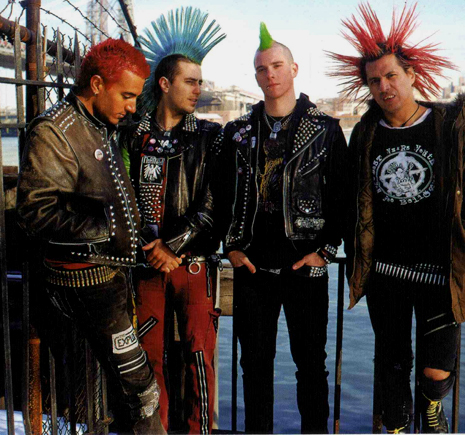
#> input picture project_6/rock.jpg, 465 x 435 px, found by its file name
$ python implementasi.py
#> lines starting #> are read from the running program, lines starting #| are printed output that depends on the picture
import cv2
import numpy as np
from sklearn import svm
from sklearn.model_selection import train_test_split
from sklearn.metrics import accuracy_score
from skimage.feature import hog
from skimage import data, exposure

# Contoh membaca citra dan ekstraksi fitur HOG
image = cv2.imread("c:/Users/Thinkpad/Documents/TUGAS/pengolahan citra digital/project_6/rock.jpg", cv2.IMREAD_GRAYSCALE)
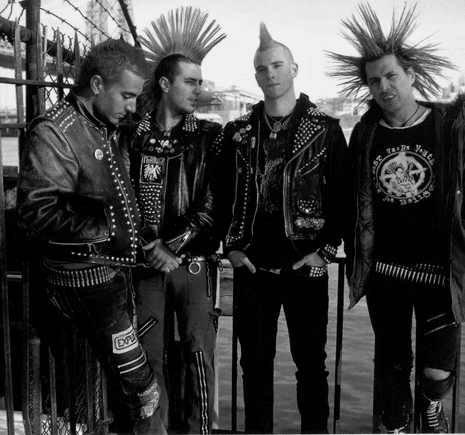
#> image: shape (435, 465); min 0, max 241, mean 64.8

# Ekstraksi fitur HOG
fd, hog_image = hog(image, pixels_per_cell=(16, 16), cells_per_block=(1, 1), visualize=True)
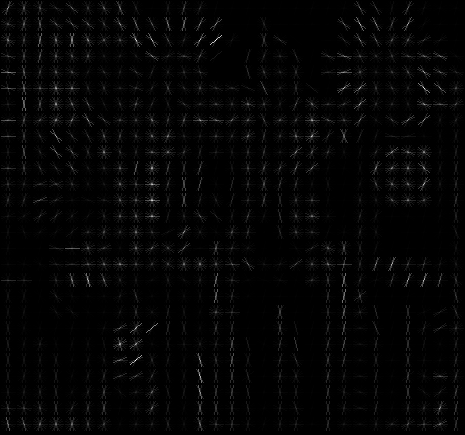
#> hog_image: shape (435, 465) float64; min 0, max 73.01, mean 1.4; drawn with min black and max white
#> fd = 7047 values, max 0.793 at index 5651, min 0 at index 89, mean 0.308

# Misalnya x adalah array fitur dan y adalah label kelas citra
X = np.random.rand(10, 64)  # Misalnya 10 sampel
y = np.random.randint(0, 2, 10)

# Split data untuk pelatihan dan pengujian
X_train, X_test, y_train, y_test = train_test_split(X, y, test_size=0.3, random_state=42)

# Inisialisasi model SVM
clf = svm.SVC(kernel='linear', random_state=42)

# Latih model
clf.fit(X_train, y_train)

# Prediksi menggunakan data uji
y_pred = clf.predict(X_test)

# Hitung Akuransi
accuracy = accuracy_score(y_test, y_pred)
print(f'Akuransi: {accuracy * 100:.2f}%')
